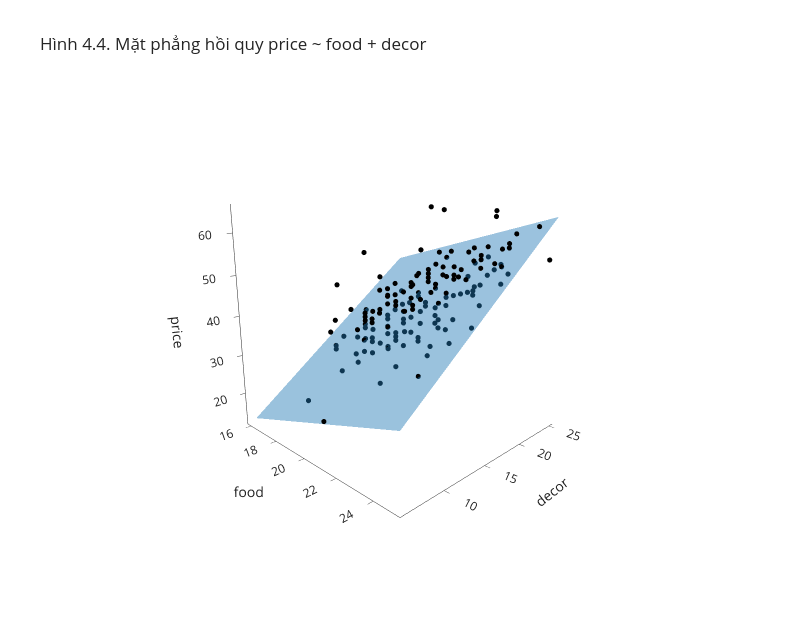

The notebook cell this image was saved under:
### Markdown cell above
Mô hình $\widehat{price} = -15{,}97 + 2{,}87\, food - 1{,}46\, geowest$, với mức tham chiếu là `east` (đứng trước `west` theo bảng chữ cái). Diễn giải:

- `food`: với hai nhà hàng **cùng một phía** Manhattan, nhà hàng có điểm đồ ăn cao hơn 1 được dự báo có giá cao hơn khoảng 2,87 USD.
- `geowest`: với hai nhà hàng **cùng điểm đồ ăn**, nhà hàng phía tây được dự báo rẻ hơn nhà hàng phía đông khoảng 1,46 USD. Trên Hình 4.3, đó là khoảng cách thẳng đứng giữa hai đường tại bất kỳ lát cắt nào, ví dụ tại `food` = 18.

Nếu đổi mức tham chiếu sang `west`, mô hình thành $-17{,}43 + 2{,}87\, food + 1{,}46\, geoeast$: cùng hai đường thẳng, chỉ đổi cách viết.

### 4.4 Ba biến số

Mô hình `price ~ food + decor` có một biến phụ thuộc và hai biến giải thích số:

$$
\widehat{price} = -24{,}5 + 1{,}64\, food + 1{,}88\, decor .
$$

Không còn là hai đường thẳng: với hai biến giải thích số, mô hình mô tả một **mặt phẳng** trong không gian ba chiều. Độ nghiêng theo chiều `decor` dốc hơn một chút so với chiều `food`, đúng như hệ số 1,88 lớn hơn 1,64. Hình dưới xoay được bằng chuột; hãy xoay tới góc nhìn dọc theo mặt phẳng để thấy các điểm nằm trên và dưới nó, và rê chuột lên một điểm để xem tên nhà hàng.

<!-- branch-plot-instructions:start -->

**Đọc code vẽ bằng Plotly.** `go.Figure` chứa các trace; mỗi `go.Scatter`, `go.Bar` hoặc trace khác nhận các mảng dữ liệu đã tính. `update_layout` đặt tiêu đề, nhãn và bộ điều khiển. Kéo để xoay mặt phẳng và các điểm 3D, rồi xem giá trị bằng rê chuột. Thử đổi thuộc tính hiển thị trong trace hoặc layout, rồi chạy lại ô; giữ dữ liệu để so sánh.

<!-- branch-plot-instructions:end -->

### Code cell
X = np.column_stack([np.ones(len(zagat)), zagat["food"], zagat["decor"]])
d0, d_food, d_decor = np.linalg.lstsq(X, zagat["price"], rcond=None)[0]
print(f"price^ = {d0:.2f} + {d_food:.3f}·food + {d_decor:.3f}·decor")

F, De = np.meshgrid(np.linspace(16, 25, 10), np.linspace(6, 25, 10))
fig = go.Figure()
fig.add_trace(go.Surface(x=F, y=De, z=d0 + d_food * F + d_decor * De, opacity=0.45, showscale=False,
                         colorscale=[[0, "#1f77b4"], [1, "#1f77b4"]], hoverinfo="skip", name="mặt phẳng hồi quy"))
fig.add_trace(go.Scatter3d(x=zagat["food"], y=zagat["decor"], z=zagat["price"], mode="markers",
                           marker=dict(size=3, color="black"), text=zagat["restaurant"], name="nhà hàng",
                           hovertemplate="%{text}<br>food %{x}, decor %{y}<br>price %{z} USD<extra></extra>"))
fig.update_layout(title="Hình 4.4. Mặt phẳng hồi quy price ~ food + decor", width=800, height=620,
                  scene=dict(xaxis_title="food", yaxis_title="decor", zaxis_title="price",
                             camera=dict(eye=dict(x=1.6, y=-1.6, z=0.6))))
fig.show()

### Figure 1 — Plotly figure (JSON) as saved in the notebook; plotly's stock layout.template omitted (floating-point values rounded to 4 significant figures; data arrays with more than 128 entries replaced by an {"elided": "..."} marker saying what was removed)
{"data": [{"colorscale": [[0, "#1f77b4"], [1, "#1f77b4"]], "hoverinfo": "skip", "name": "mặt phẳng hồi quy", "opacity": 0.45, "showscale": false, "type": "surface", "x": [[16.0, 17.0, 18.0, 19.0, 20.0, 21.0, 22.0, 23.0, 24.0, 25.0], [16.0, 17.0, 18.0, 19.0, 20.0, 21.0, 22.0, 23.0, 24.0, 25.0], [16.0, 17.0, 18.0, 19.0, 20.0, 21.0, 22.0, 23.0, 24.0, 25.0], [16.0, 17.0, 18.0, 19.0, 20.0, 21.0, 22.0, 23.0, 24.0, 25.0], [16.0, 17.0, 18.0, 19.0, 20.0, 21.0, 22.0, 23.0, 24.0, 25.0], [16.0, 17.0, 18.0, 19.0, 20.0, 21.0, 22.0, 23.0, 24.0, 25.0], [16.0, 17.0, 18.0, 19.0, 20.0, 21.0, 22.0, 23.0, 24.0, 25.0], [16.0, 17.0, 18.0, 19.0, 20.0, 21.0, 22.0, 23.0, 24.0, 25.0], [16.0, 17.0, 18.0, 19.0, 20.0, 21.0, 22.0, 23.0, 24.0, 25.0], [16.0, 17.0, 18.0, 19.0, 20.0, 21.0, 22.0, 23.0, 24.0, 25.0]], "y": [[6.0, 6.0, 6.0, 6.0, 6.0, 6.0, 6.0, 6.0, 6.0, 6.0], [8.111, 8.111, 8.111, 8.111, 8.111, 8.111, 8.111, 8.111, 8.111, 8.111], [10.22, 10.22, 10.22, 10.22, 10.22, 10.22, 10.22, 10.22, 10.22, 10.22], [12.33, 12.33, 12.33, 12.33, 12.33, 12.33, 12.33, 12.33, 12.33, 12.33], [14.44, 14.44, 14.44, 14.44, 14.44, 14.44, 14.44, 14.44, 14.44, 14.44], [16.56, 16.56, 16.56, 16.56, 16.56, 16.56, 16.56, 16.56, 16.56, 16.56], [18.67, 18.67, 18.67, 18.67, 18.67, 18.67, 18.67, 18.67, 18.67, 18.67], [20.78, 20.78, 20.78, 20.78, 20.78, 20.78, 20.78, 20.78, 20.78, 20.78], [22.89, 22.89, 22.89, 22.89, 22.89, 22.89, 22.89, 22.89, 22.89, 22.89], [25.0, 25.0, 25.0, 25.0, 25.0, 25.0, 25.0, 25.0, 25.0, 25.0]], "z": [[13.13, 14.78, 16.42, 18.07, 19.71, 21.36, 23.01, 24.65, 26.3, 27.95], [17.1, 18.75, 20.4, 22.04, 23.69, 25.33, 26.98, 28.63, 30.27, 31.92], [21.08, 22.72, 24.37, 26.02, 27.66, 29.31, 30.95, 32.6, 34.25, 35.89], [25.05, 26.7, 28.34, 29.99, 31.63, 33.28, 34.93, 36.57, 38.22, 39.87], [29.02, 30.67, 32.32, 33.96, 35.61, 37.25, 38.9, 40.55, 42.19, 43.84], [33.0, 34.64, 36.29, 37.93, 39.58, 41.23, 42.87, 44.52, 46.17, 47.81], [36.97, 38.62, 40.26, 41.91, 43.55, 45.2, 46.85, 48.49, 50.14, 51.78], [40.94, 42.59, 44.23, 45.88, 47.53, 49.17, 50.82, 52.47, 54.11, 55.76], [44.92, 46.56, 48.21, 49.85, 51.5, 53.15, 54.79, 56.44, 58.08, 59.73], [48.89, 50.53, 52.18, 53.83, 55.47, 57.12, 58.77, 60.41, 62.06, 63.7]]}, {"hovertemplate": "%{text}<br>food %{x}, decor %{y}<br>price %{z} USD<extra></extra>", "marker": {"color": "black", "size": 3}, "mode": "markers", "name": "nhà hàng", "text": {"elided": "168 str values"}, "type": "scatter3d", "x": {"elided": "168 float values"}, "y": {"elided": "168 float values"}, "z": {"elided": "168 float values"}}], "layout": {"height": 620, "scene": {"camera": {"eye": {"x": 1.6, "y": -1.6, "z": 0.6}}, "xaxis": {"title": {"text": "food"}}, "yaxis": {"title": {"text": "decor"}}, "zaxis": {"title": {"text": "price"}}}, "title": {"text": "Hình 4.4. Mặt phẳng hồi quy price ~ food + decor"}, "width": 800}}
